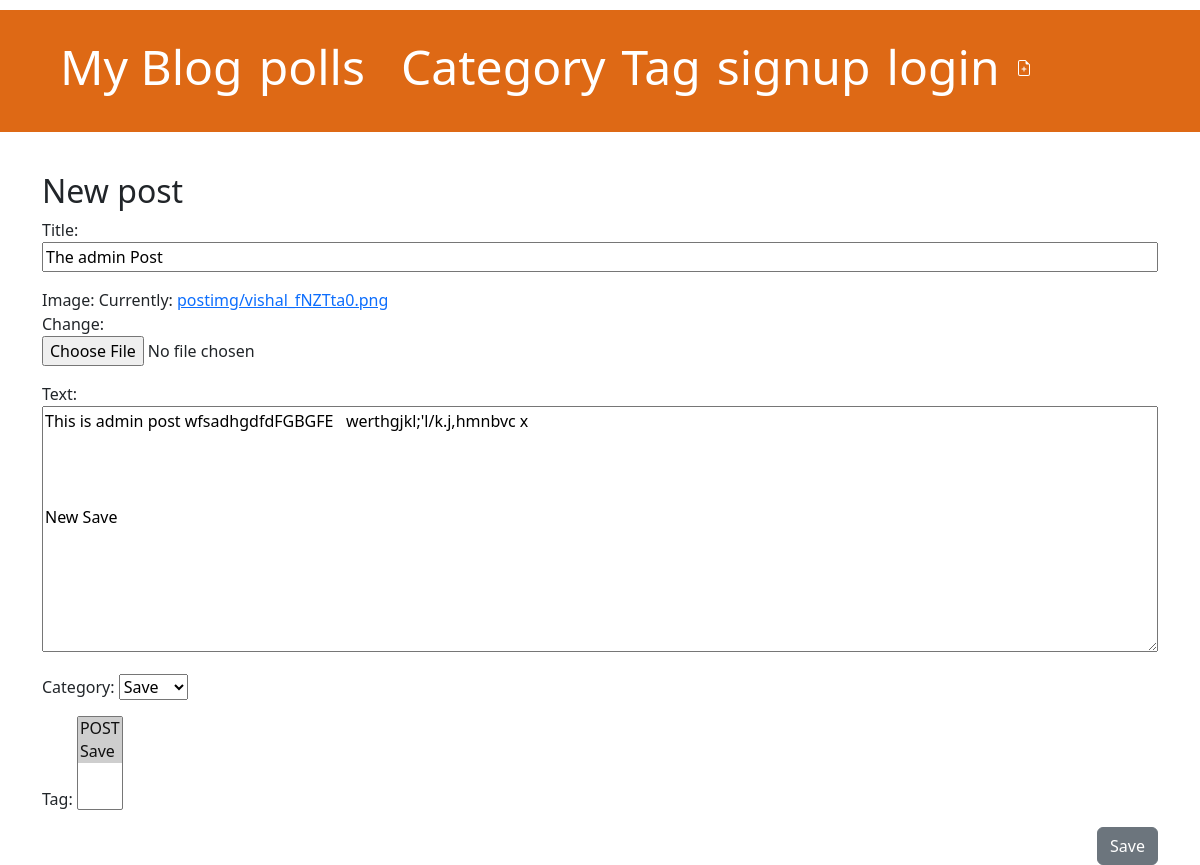
Before: /post/the-admin-post/edit/ with the older database file.
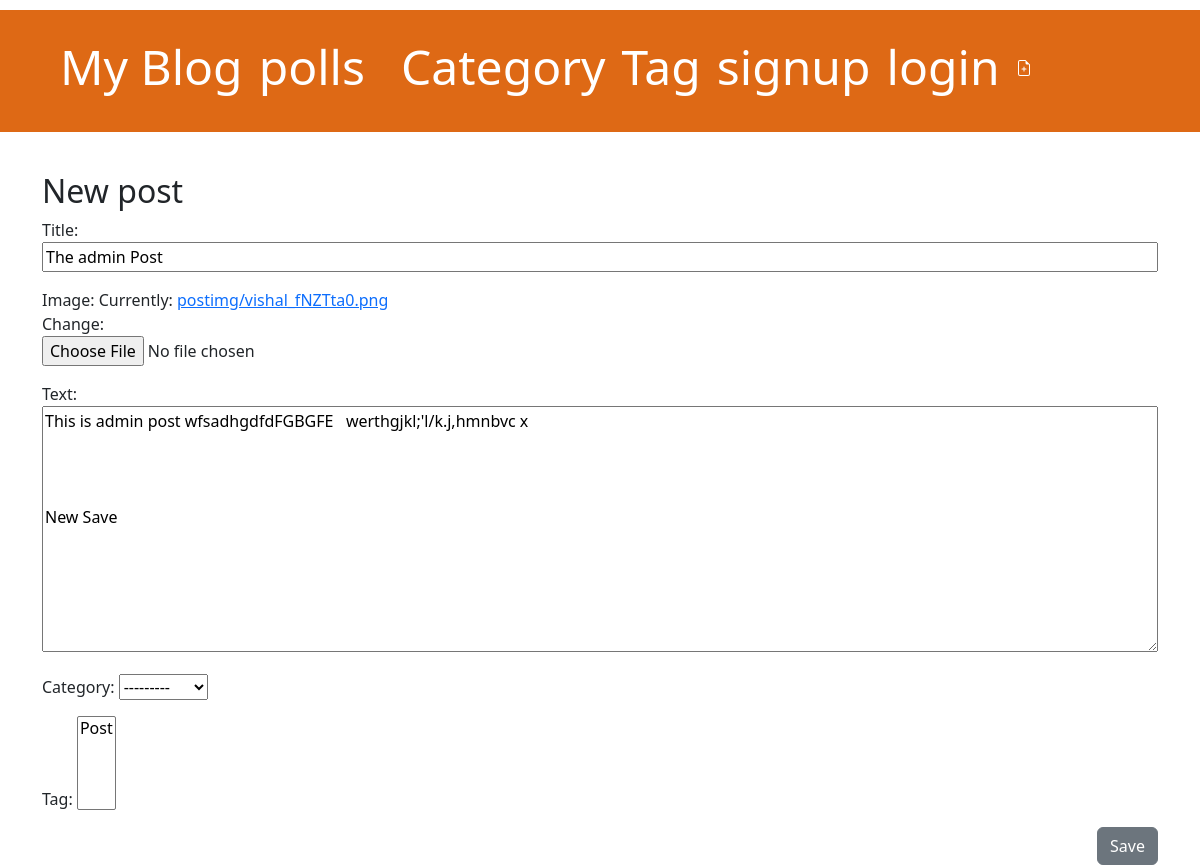
After: the same page with the newer database file.
### blogg/models.py (models this page shows, shortened)
class Post(models.Model):
    Image =models.ImageField( upload_to = 'postimg/' )
    author =models.ForeignKey(settings.AUTH_USER_MODEL, on_delete=models.CASCADE)
    title =models.CharField(max_length=300 ,null=False,blank=False)
    text =models.TextField()
    category=models.ForeignKey(Category, null=True, blank=True, on_delete=models.SET_NULL,related_name="Post_category")
    Tag = models.ManyToManyField(Tag ,related_name="Post_tags")
    create_date =  models.DateTimeField(default= timezone.now)
    published_date= models.DateTimeField(blank=True,null=True)
    slug = AutoSlugField(populate_from='title',unique=True, blank=True, null=True)

class Category(models.Model):
    created_at = models.DateTimeField(auto_now_add=True , verbose_name="Created at")
    updated_at  = models.DateTimeField ( auto_now_add=True, verbose_name="Updated at")
    title = models.CharField(max_length=300, verbose_name="Title",null=False,blank=False)
    slug = AutoSlugField(populate_from='title',unique=True, blank=True, null=True)
    class Meta:
        verbose_name = "Category"
        verbose_name_plural = "Categories"
        ordering = ['created_at']
    def __str__(self):
        return self.title

### blogg/views.py (the view)
# urls.py: path('post/<slug:slug>/edit/', views.post_edit, name='post_edit'),
def post_edit(request, slug):
    post = get_object_or_404(Post, slug=slug)
    if request.method == "POST":
        form = PostForm(request.POST, instance=post, files=request.FILES)
        if form.is_valid():
            post = form.save(commit=False)
            post.author = request.user
            post.published_date = timezone.now()
            post.save()
            return redirect('post_detail', slug=post.slug)
    else:
        form = PostForm(instance=post)
    return render(request, 'blog/post_edit.html', {'form': form})

### blogg/forms.py
class PostForm(forms.ModelForm):
    class Meta:
        model = Post
        fields = ('title','Image', 'text','category','Tag')

### blogg/models.py (called while the page is built)
    def __str__(self):
        return self.name

### blogg/templates/blog/post_edit.html
{% extends 'blog/base.html' %}
{% block content %}
    <h2>New post</h2>
    <form method="POST" class="post-form" enctype="multipart/form-data">{% csrf_token %}
        {{ form.as_p }}
        <button type="submit" class="save btn btn-secondary">Save</button>
    </form>
{% endblock %}

Changed rows visible on the page:
changed Post "This is admin post wfsadhgdfdFGBGFE werthgjkl;'l/k.j,hmnbvc x New Save": category "Save" → "---------"
Other visible differences:
form field Tag: "POST ☑ / Save ☑" → "Post"
